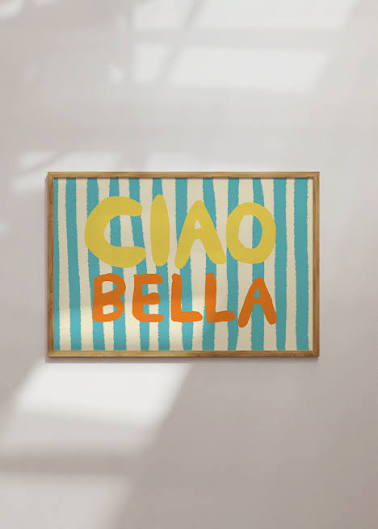
#> input picture Hafta4/Ders3/images.jpg, 378 x 529 px
$ python resimdondurme45derece.py
#> lines starting #> are read from the running program, lines starting #| are printed output that depends on the picture
import cv2 as cv
import numpy as np

img = cv.imread("images.jpg")
#> img is the input picture: shape (529, 378, 3); mean B, G, R 175, 187.5, 190.7

rows = img.shape[0]
#> rows = 529
cols = img.shape[1]
#> cols = 378

M = cv.getRotationMatrix2D((cols / 2, rows / 2), 45, 1)

rotated = cv.warpAffine(img, M, (cols, rows))
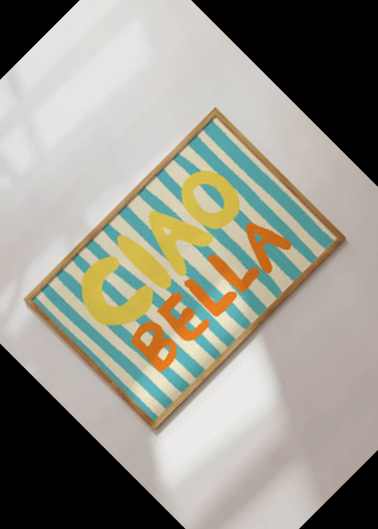
#> rotated: shape (529, 378, 3); mean B, G, R 138.4, 149.9, 151.5

cv.imshow("Dondurulmus", rotated)

cv.waitKey(0)
cv.destroyAllWindows()
